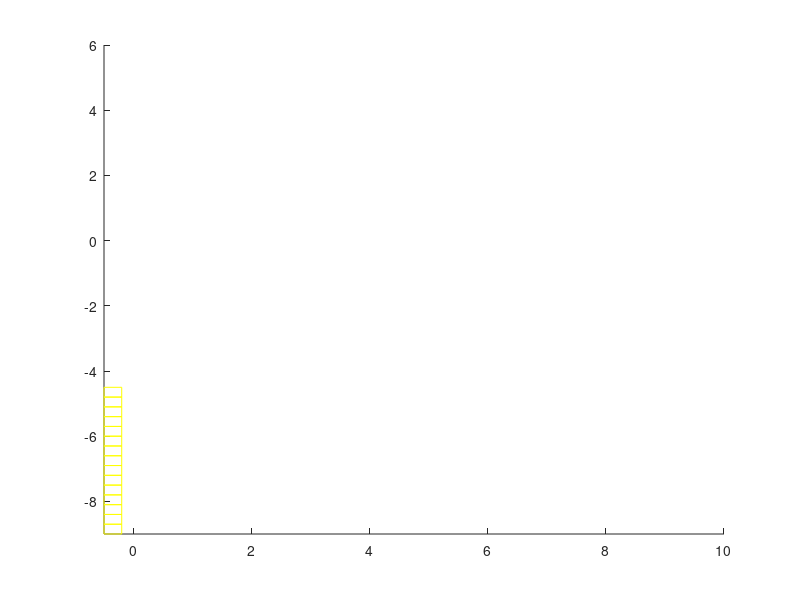

The MATLAB script that drew this image: (Note: this script raises an error after producing the figure.)
%加载保存的数据直接画图
%%
clear all
close all
load MAP_03_multi.mat
load MAP_lambda1.mat
load MAP_lambda2.mat
load MAP_lambda3.mat
load len_lambda_list.mat
MAP = cat(3,MAP,MAP(:,:,1));
MAP_lambda1 = cat(3,MAP_lambda1,MAP_lambda1(:,:,1));
MAP_lambda2 = cat(3,MAP_lambda2,MAP_lambda2(:,:,1));
MAP_lambda3 = cat(3,MAP_lambda3,MAP_lambda3(:,:,1));
step = 0.3;     %x,y步长
step_phi = 0.1 * pi;        %角度步长
i_int = 0;
%         len_lambda_list = [];
for i = -0.5 : step : 10-step
    i_int = i_int + 1;
    x = i + step/2;
    j_int = 0;
    for j = -9 : step : 6-step
        j_int = j_int + 1;
        y = j + step/2;
        
        %画矩形
        rectangle('Position',[i j step step],'EdgeColor','y');
        axis([-0.5 10  -9 6]);
        hold on
        
        phi_int = 0;
        phi_int_pre = Inf;
        k = 0;
        k_len = 0;
        sector_angle = [];
        sector_length = [];
        
        for phi = -pi : step_phi : pi
            phi_int = phi_int + 1;
            if MAP(i_int,j_int,phi_int) == 1
                %ToDo: 变长度
                lambda1 = MAP_lambda1(i_int,j_int,phi_int);
                lambda2 = MAP_lambda2(i_int,j_int,phi_int);
                lambda3 = MAP_lambda3(i_int,j_int,phi_int);
                len_lambda = ((lambda1-min(MAP_lambda1(:)))/(max(MAP_lambda1(:))-min(MAP_lambda1(:))) + (lambda2-min(MAP_lambda2(:)))/(max(MAP_lambda2(:))-min(MAP_lambda2(:))) + (lambda3-min(MAP_lambda3(:)))/(max(MAP_lambda3(:))-min(MAP_lambda3(:))))/3;
%                 len_lambda_list = [len_lambda_list, len_lambda];
%                 len_lambda = (len_lambda - min(len_lambda_list(:)))/(max(len_lambda_list(:)) - min(len_lambda_list(:))) * step/2;
                len_lambda = step/2*1/2 + (len_lambda - min(len_lambda_list(:)))/(max(len_lambda_list(:)) - min(len_lambda_list(:))) * step/2*1/2;
                
                
                if phi_int - phi_int_pre == 1
                    if k == 0
                        k=k+1;
                        k_len = k_len + 1;
                        sector_angle(k,1) = (phi+pi);
                        sector_length(k,1) = len_lambda;
                    end
                    sector_angle(k,2) = (phi+pi);
                    sector_length(k,2) = len_lambda;
                    phi_int_pre = phi_int;
                else
                    k = k + 1;
                    k_len = k_len + 1;
                    sector_angle(k,1) = (phi+pi);
                    sector_angle(k,2) = (phi+pi);
                    sector_length(k,1) = len_lambda;
                    sector_length(k,2) = len_lambda;
                    %                         sector_length(k,k_len+1) = len_lambda;
                    phi_int_pre = phi_int;
                end
            end
        end
        %%%%%%%%%%%%%%%%一起画%%%%%%%%%%%%%%%%%%%%%%%%%
        if ~isempty(sector_angle)
            for num = 1 : size(sector_angle,1)
                %                 sector(x,y,sector_angle(num,1)+pi,sector_angle(num,2)+pi,step/2);
                sector_len(x,y,sector_angle(num,1),sector_angle(num,2),sector_length(num,:),step_phi);
                hold on
                axis equal
                axis([-0.5 10  -9 6]);
            end
        end
    end
end
save len_lambda_list len_lambda_list